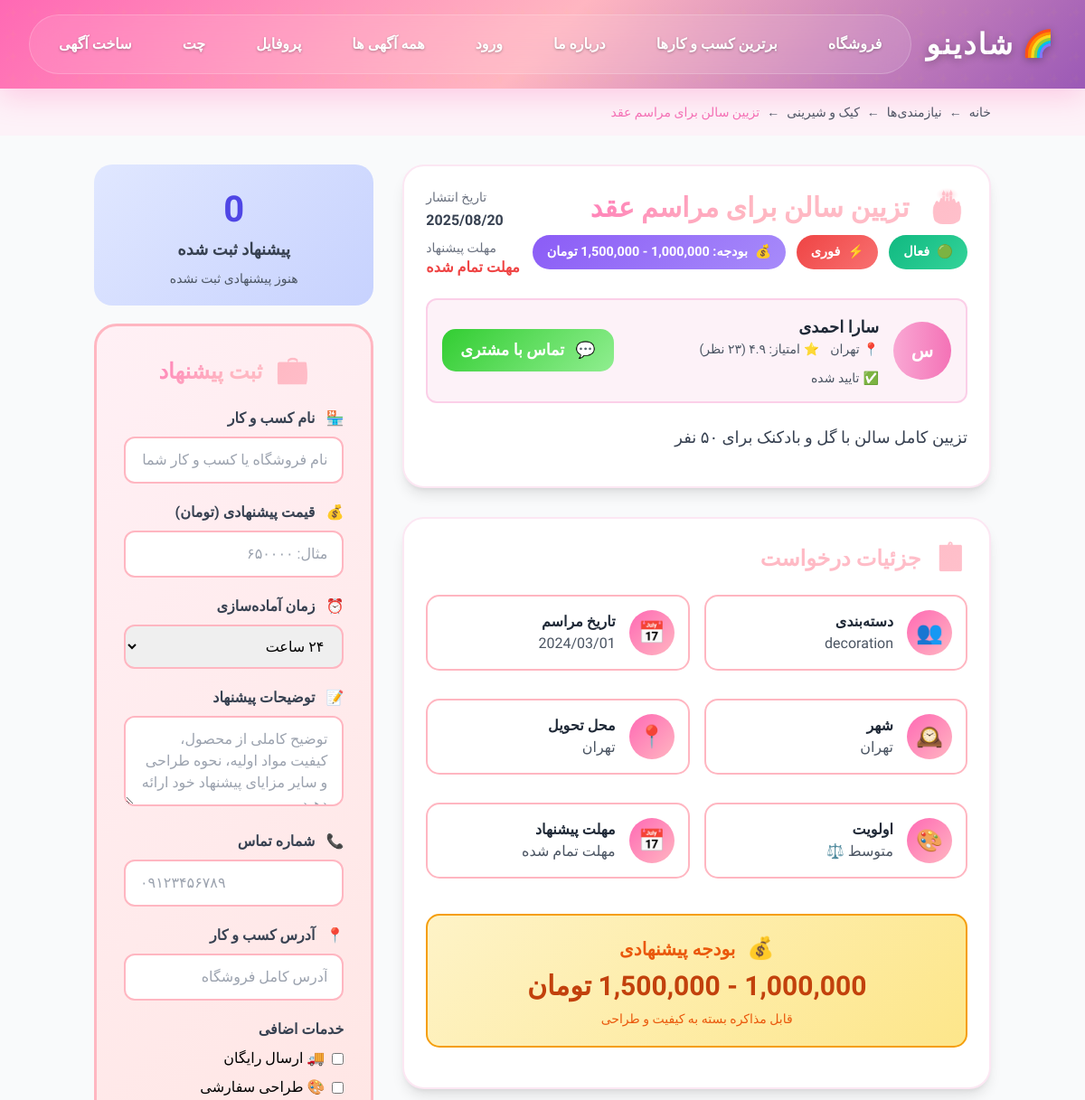
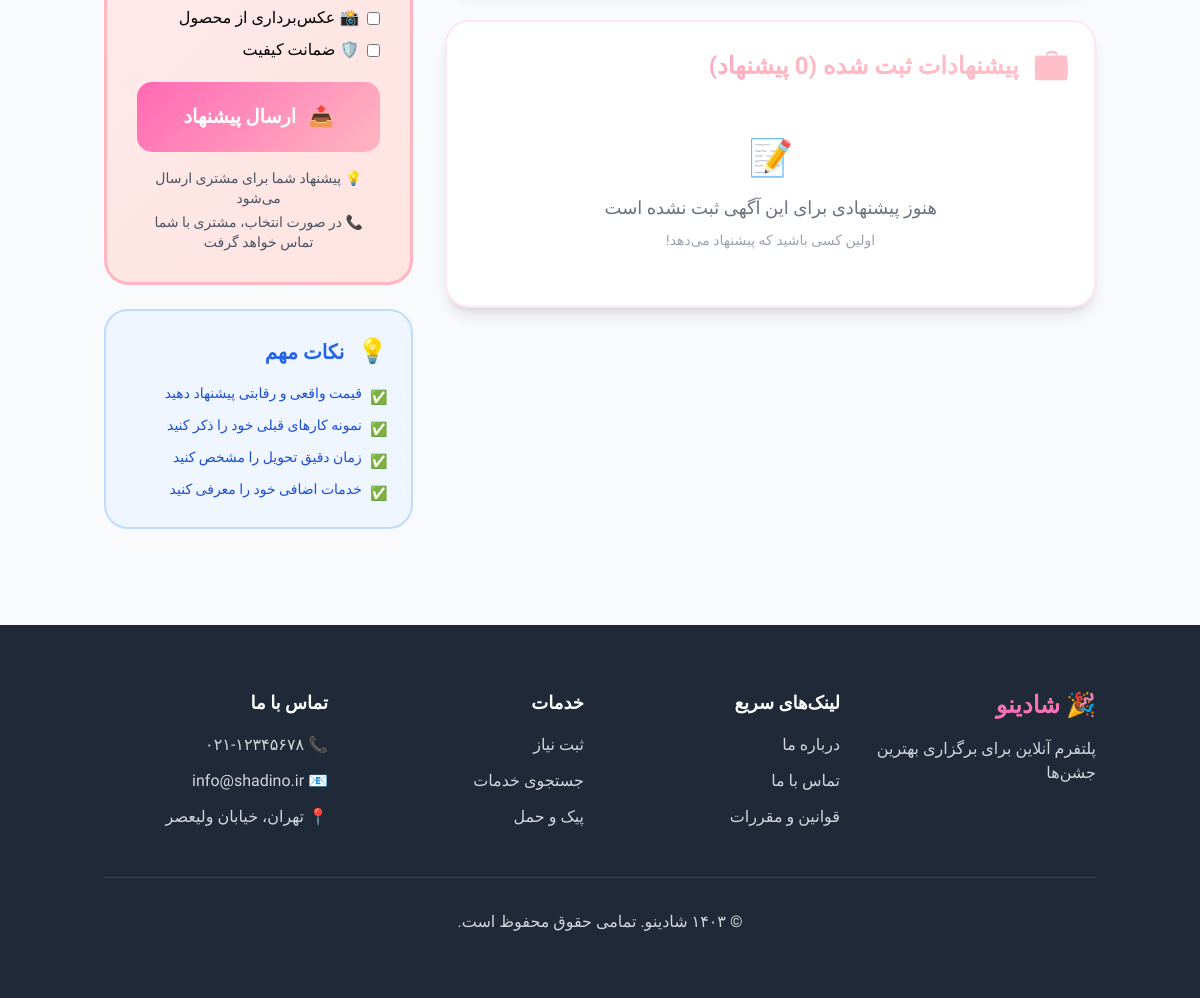
The app's page /openedads.php?id=2 with its own data (2 pictures, top to bottom).
### tables this page shows
CREATE TABLE IF NOT EXISTS `ads` (
  `id` int NOT NULL AUTO_INCREMENT,
  `user_id` int NOT NULL,
  `title` varchar(255) NOT NULL,
  `description` text NOT NULL,
  `category` enum('cake','decoration','photography','music','ceremony','catering','other') NOT NULL,
  `budget_min` decimal(10,0) NOT NULL,
  `budget_max` decimal(10,0) NOT NULL,
  `city` varchar(100) NOT NULL,
  `event_date` date NOT NULL,
  `deadline` date NOT NULL,
  `status` enum('active','closed','completed') DEFAULT 'active',
  `images` json DEFAULT NULL,
  `views` int DEFAULT '0',
  `created_at` datetime DEFAULT CURRENT_TIMESTAMP,
  `updated_at` datetime DEFAULT CURRENT_TIMESTAMP ON UPDATE CURRENT_TIMESTAMP,
  PRIMARY KEY (`id`),
  KEY `idx_user_id` (`user_id`),
  KEY `idx_category` (`category`),
  KEY `idx_city` (`city`),
  KEY `idx_status` (`status`),
  KEY `idx_event_date` (`event_date`),
  KEY `idx_deadline` (`deadline`)
);

CREATE TABLE IF NOT EXISTS `users` (
  `id` int NOT NULL AUTO_INCREMENT,
  `name` varchar(255) NOT NULL,
  `mobile` varchar(11) NOT NULL,
  `password` varchar(255) NOT NULL,
  `role` enum('customer','business','delivery') NOT NULL,
  `city` varchar(100) DEFAULT NULL,
  `email` varchar(255) DEFAULT NULL,
  `avatar` varchar(255) DEFAULT NULL,
  `bio` text,
  `is_active` tinyint(1) DEFAULT '1',
  `created_at` datetime DEFAULT CURRENT_TIMESTAMP,
  `updated_at` datetime DEFAULT CURRENT_TIMESTAMP ON UPDATE CURRENT_TIMESTAMP,
  PRIMARY KEY (`id`),
  UNIQUE KEY `mobile` (`mobile`),
  KEY `idx_mobile` (`mobile`),
  KEY `idx_role` (`role`),
  KEY `idx_city` (`city`)
);

### openedads.php (the view, shortened to what the rows shown need)
<?php
include 'includes/config.php';
include 'header.php';
$ad_id = intval($_GET['id']);
$stmt = $conn->prepare("
    SELECT a.*, u.name as user_name, u.avatar as user_avatar, u.city as user_city, u.mobile as user_mobile
    FROM ads a
    JOIN users u ON a.user_id = u.id
    WHERE a.id = ? AND a.status = 'active'
");
$stmt->bind_param("i", $ad_id);
if (!$stmt->execute()) {
    die('خطا در اجرای کوئری: ' . $stmt->error);
}
$result = $stmt->get_result();
$ad = $result->fetch_assoc();
$proposals = [];
?>
<!DOCTYPE html>
<html lang="fa" dir="rtl">
<head>
    <script src="https://cdn.tailwindcss.com"></script>
</head>
<body class="bg-gray-50">
    <div class="bg-pink-50 py-4">
        <div class="container mx-auto px-4">
            <div class="flex items-center text-sm text-gray-600">
                <a href="/" class="hover:text-pink-400 transition-colors">خانه</a>
                <span class="mx-2">←</span>
                <a href="/ads" class="hover:text-pink-400 transition-colors">نیازمندی‌ها</a>
                <span class="mx-2">←</span>
                <a href="#" class="hover:text-pink-400 transition-colors">کیک و شیرینی</a>
                <span class="mx-2">←</span>
                <span class="text-pink-400 font-medium"><?php echo htmlspecialchars($ad['title']); ?></span>
            </div>
        </div>
    </div>
    <div class="container mx-auto px-4 py-8">
        <div class="grid grid-cols-1 lg:grid-cols-3 gap-8 text-wrap">
            <div class="lg:col-span-2">
                <div class="bg-white rounded-3xl shadow-lg p-6 mb-8 border-2 border-pink-100 text-wrap">
                    <div class="flex flex-col sm:flex-row sm:items-start sm:justify-between mb-4 gap-3">
                        <div class="flex-1">
                            <h1 class="text-3xl font-bold mb-3 gradient-text">
                                <span class="text-4xl ml-3 bounce">🎂</span>
                                <?php echo htmlspecialchars($ad['title']); ?>
                            </h1>
                            <div class="flex flex-wrap gap-3 mb-4">
                                <div class="status-badge status-active">
                                    <span class="sparkle">🟢</span>
                                    فعال
                                </div>
                                <div class="status-badge status-urgent">
                                    <span class="wiggle">⚡</span>
                                    فوری
                                </div>
                                <div class="status-badge" style="background: linear-gradient(135deg, #8B5CF6, #A78BFA); color: white;">
                                    <span class="float">💰</span>
                                    بودجه: <?php echo isset($ad['budget_min']) ? number_format($ad['budget_min']) : '0'; ?> - <?php echo isset($ad['budget_max']) ? number_format($ad['budget_max']) : '0'; ?> تومان
                                </div>
                            </div>
                        </div>
                        <div class="text-left min-w-0">
                            <div class="text-sm text-gray-500 mb-1">تاریخ انتشار</div>
                                                            <div class="font-bold text-gray-700"><?php echo isset($ad['created_at']) ? date('Y/m/d', strtotime($ad['created_at'])) : 'تاریخ نامشخص'; ?></div>
                            <div class="text-sm text-gray-500 mt-2">مهلت پیشنهاد</div>
                                                        <div class="font-bold text-red-500"><?php
                            if (isset($ad['deadline']) && $ad['deadline']) {
                                $deadline = new DateTime($ad['deadline']);
                                $now = new DateTime();
                                $diff = $now->diff($deadline);
                                if ($deadline > $now) {
                                    echo $diff->days . ' روز باقی‌مانده';
                                } else {
                                    echo 'مهلت تمام شده';
                                }
                            } else {
                                echo 'مهلت نامشخص';
                            }
                            ?></div>
                        </div>
                    </div>
                    <div class="bg-pink-50 p-4 rounded-xl border-2 border-pink-200 mb-6 text-wrap">
                        <div class="flex items-center gap-4 min-w-0">
                            <div class="w-16 h-16 bg-gradient-to-r from-pink-300 to-pink-400 rounded-full flex items-center justify-center text-white font-bold text-xl">
                                <?php echo isset($ad['user_name']) ? mb_substr($ad['user_name'], 0, 1, 'UTF-8') : '?'; ?>
                            </div>
                            <div class="flex-1 min-w-0">
                                <h3 class="font-bold text-lg text-gray-800"><?php echo isset($ad['user_name']) ? htmlspecialchars($ad['user_name']) : 'کاربر نامشخص'; ?></h3>
                                <div class="flex flex-wrap items-center gap-3 text-sm text-gray-600">
                                    <span class="flex items-center">
                                        <span class="ml-1 bounce">📍</span>
                                        <?php echo isset($ad['user_city']) ? htmlspecialchars($ad['user_city']) : 'شهر نامشخص'; ?>
                                    </span>
                                    <span class="flex items-center">
                                        <span class="ml-1 pulse">⭐</span>
                                        امتیاز: ۴.۹ (۲۳ نظر)
                                    </span>
                                    <span class="flex items-center">
                                        <span class="ml-1 wiggle">✅</span>
                                        تایید شده
                                    </span>
                                </div>
                            </div>
                            <button onclick="contactCustomer()" class="contact-customer-btn" style="width: auto; margin: 0; padding: 10px 20px;">
                                <span class="ml-2">💬</span>
                                تماس با مشتری
                            </button>
                        </div>
                    </div>
                    <div class="prose text-gray-700 leading-relaxed">
                        <p class="text-lg mb-4">
                            <?php echo isset($ad['description']) ? nl2br(htmlspecialchars($ad['description'])) : 'توضیحات موجود نیست'; ?>
                        </p>
                    </div>
                </div>
                <div class="bg-white rounded-3xl shadow-lg p-6 mb-8 border-2 border-pink-100">
                    <h2 class="text-2xl font-bold mb-6 gradient-text">
                        <span class="text-3xl ml-2 sparkle">📋</span>
                        جزئیات درخواست
                    </h2>
                    <div class="grid grid-cols-1 md:grid-cols-2 gap-4">
                        <div class="requirement-item">
                            <div>
                                <div class="font-bold text-gray-800">دسته‌بندی</div>
                                <div class="text-gray-600"><?php echo isset($ad['category']) ? htmlspecialchars($ad['category']) : 'دسته‌بندی نامشخص'; ?></div>
                            </div>
                        </div>
                        <div class="requirement-item">
                            <div>
                                <div class="font-bold text-gray-800">تاریخ مراسم</div>
                                <div class="text-gray-600"><?php echo isset($ad['event_date']) ? date('Y/m/d', strtotime($ad['event_date'])) : 'تاریخ نامشخص'; ?></div>
                            </div>
                        </div>
                        <div class="requirement-item">
                            <div>
                                <div class="font-bold text-gray-800">شهر</div>
                                <div class="text-gray-600"><?php echo isset($ad['city']) ? htmlspecialchars($ad['city']) : 'شهر نامشخص'; ?></div>
                            </div>
                        </div>
                        <div class="requirement-item">
                            <div>
                                <div class="font-bold text-gray-800">محل تحویل</div>
                                <div class="text-gray-600"><?php echo isset($ad['city']) ? htmlspecialchars($ad['city']) : 'شهر نامشخص'; ?></div>
                            </div>
                        </div>
                    </div>
                    <div class="price-range mt-6">
                        <h3 class="font-bold text-xl text-orange-600 mb-2">
                            <span class="text-2xl ml-2 bounce">💰</span>
                            بودجه پیشنهادی
                        </h3>
                        <div class="text-3xl font-bold text-orange-700">
                            <?php
                            if (isset($ad['budget_min']) && isset($ad['budget_max']) && !empty($ad['budget_min']) && !empty($ad['budget_max'])) {
                                echo number_format($ad['budget_min']) . ' - ' . number_format($ad['budget_max']) . ' تومان';
                            } elseif (isset($ad['budget_min']) && !empty($ad['budget_min'])) {
                                echo 'از ' . number_format($ad['budget_min']) . ' تومان';
                            } elseif (isset($ad['budget_max']) && !empty($ad['budget_max'])) {
                                echo 'تا ' . number_format($ad['budget_max']) . ' تومان';
                            } else {
                                echo 'قابل مذاکره';
                            }
                            ?>
                        </div>
                        <div class="text-sm text-orange-600 mt-2">
                            <?php if ((isset($ad['budget_min']) && !empty($ad['budget_min'])) || (isset($ad['budget_max']) && !empty($ad['budget_max']))): ?>
                                قابل مذاکره بسته به کیفیت و طراحی
                            <?php else: ?>
                                بودجه قابل مذاکره است
                            <?php endif; ?>
                        </div>
                    </div>
                </div>
                <div class="bg-white rounded-3xl shadow-lg p-6 border-2 border-pink-100">
                    <h2 class="text-2xl font-bold mb-6 gradient-text">
                        <span class="text-3xl ml-2 pulse">💼</span>
                        پیشنهادات ثبت شده (<?php echo isset($proposals) ? count($proposals) : 0; ?> پیشنهاد)
                    </h2>
                </div>
            </div>
        </div>
    </div>
</body>
</html>

### records on screen
ads: title "تزیین سالن برای مراسم عقد", budget_max "1,500,000", created_at "2025/08/20", user.name "س", user.name "سارا احمدی", user.city "تهران", description "تزیین کامل سالن با گل و بادکنک برای ۵۰ نفر", category "decoration", event_date "2024/03/01", city "تهران"

### other values on screen
count($proposals) "0"
